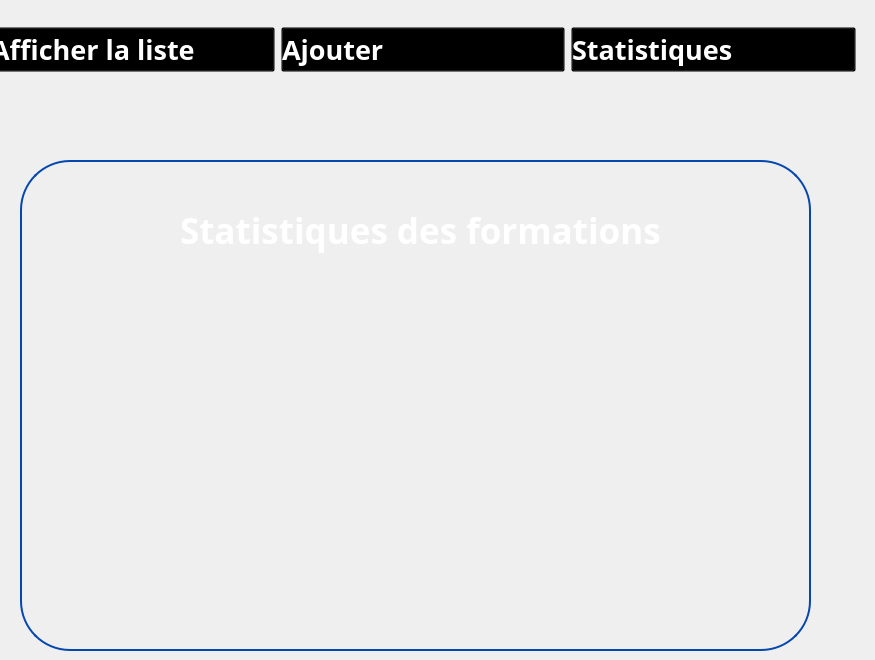
   <widget class="QWidget" name="statformation">
    <widget class="QGroupBox" name="groupBox_42">
     <property name="geometry">
      <rect>
       <x>20</x>
       <y>160</y>
       <width>791</width>
       <height>491</height>
      </rect>
     </property>
     <property name="styleSheet">
      <string notr="true">QGroupBox {
	border-radius:50px;
    border: 2px solid #0447AF; /* Red border */
}
</string>
     </property>
     <property name="title">
      <string/>
     </property>
     <widget class="QLabel" name="label_138">
      <property name="geometry">
       <rect>
        <x>190</x>
        <y>30</y>
        <width>51</width>
        <height>51</height>
       </rect>
      </property>
      <property name="text">
       <string/>
      </property>
      <property name="pixmap">
       <pixmap>../../Downloads/wetransfer_gestion-de-formations_2024-02-16_1550/icons/client.png</pixmap>
      </property>
      <property name="scaledContents">
       <bool>true</bool>
      </property>
     </widget>
     <widget class="QLabel" name="label_146">
      <property name="geometry">
       <rect>
        <x>160</x>
        <y>40</y>
        <width>671</width>
        <height>61</height>
       </rect>
      </property>
      <property name="font">
       <font>
        <family>Plus Jakarta Sans</family>
        <pointsize>26</pointsize>
        <weight>75</weight>
        <bold>true</bold>
       </font>
      </property>
      <property name="styleSheet">
       <string notr="true">color:white;
    background: transparent;
</string>
      </property>
      <property name="text">
       <string>Statistiques des formations</string>
      </property>
     </widget>
     <widget class="QLabel" name="label_147">
      <property name="geometry">
       <rect>
        <x>70</x>
        <y>20</y>
        <width>81</width>
        <height>81</height>
       </rect>
      </property>
      <property name="text">
       <string/>
      </property>
      <property name="pixmap">
       <pixmap>:/Desktop/imageprojetcpp/gestion-de-projet.png</pixmap>
      </property>
      <property name="scaledContents">
       <bool>true</bool>
      </property>
     </widget>
    </widget>
    <widget class="QWidget" name="horizontalLayoutWidget_7">
     <property name="geometry">
      <rect>
       <x>-10</x>
       <y>10</y>
       <width>866</width>
       <height>80</height>
      </rect>
     </property>
     <layout class="QHBoxLayout" name="horizontalLayout_10">
      <item>
       <widget class="QPushButton" name="pushButton_99">
        <property name="font">
         <font>
          <family>Gill Sans MT</family>
          <pointsize>20</pointsize>
          <weight>75</weight>
          <bold>true</bold>
         </font>
        </property>
        <property name="styleSheet">
         <string notr="true">QPushButton:hover {
    color: blue;
    background: transparent;
}

QPushButton {
    text-align: left;
    background: transparent;
    color: rgb(255,255,255);
}
</string>
        </property>
        <property name="text">
         <string>Afficher la liste</string>
        </property>
        <property name="icon">
         <iconset>
          <normaloff>../../Downloads/wetransfer_icons_2024-02-06_1419/icons/liste-de-controle.png</normaloff>../../Downloads/wetransfer_icons_2024-02-06_1419/icons/liste-de-controle.png</iconset>
        </property>
        <property name="iconSize">
         <size>
          <width>50</width>
          <height>46</height>
         </size>
        </property>
       </widget>
      </item>
      <item>
       <widget class="QPushButton" name="pushButton_100">
        <property name="font">
         <font>
          <family>Gill Sans MT</family>
          <pointsize>20</pointsize>
          <weight>75</weight>
          <bold>true</bold>
         </font>
        </property>
        <property name="styleSheet">
         <string notr="true">QPushButton:hover {
    color: blue;
    background: transparent;
}

QPushButton {
    text-align: left;
    background: transparent;
    color: rgb(255,255,255);
}
</string>
        </property>
        <property name="text">
         <string>Ajouter </string>
        </property>
        <property name="icon">
         <iconset>
          <normaloff>../../Downloads/wetransfer_icons_2024-02-06_1419/icons/image (3).png</normaloff>../../Downloads/wetransfer_icons_2024-02-06_1419/icons/image (3).png</iconset>
        </property>
        <property name="iconSize">
         <size>
          <width>50</width>
          <height>46</height>
         </size>
        </property>
       </widget>
      </item>
      <item>
       <widget class="QPushButton" name="pushButton_101">
        <property name="font">
         <font>
          <family>Gill Sans MT</family>
          <pointsize>20</pointsize>
          <weight>75</weight>
          <bold>true</bold>
         </font>
        </property>
        <property name="styleSheet">
         <string notr="true">QPushButton:hover {
    color: blue;
    background: transparent;
}

QPushButton {
    text-align: left;
    background: transparent;
    color: rgb(255,255,255);
}

</string>
        </property>
        <property name="text">
         <string>Statistiques</string>
        </property>
        <property name="icon">
         <iconset>
          <normaloff>../../Downloads/wetransfer_icons_2024-02-06_1419/icons/image (2).png</normaloff>../../Downloads/wetransfer_icons_2024-02-06_1419/icons/image (2).png</iconset>
        </property>
        <property name="iconSize">
         <size>
          <width>50</width>
          <height>46</height>
         </size>
        </property>
       </widget>
      </item>
     </layout>
    </widget>
   </widget>
